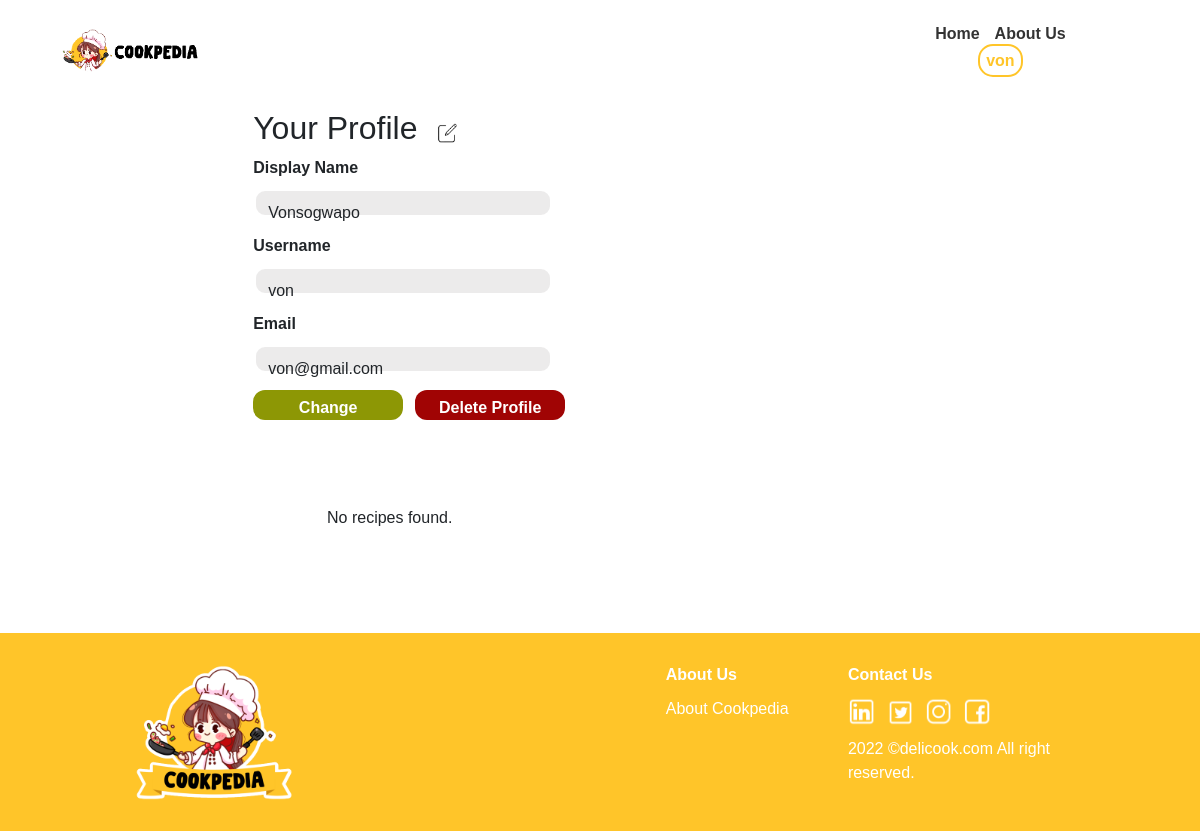
The page /view_profile.php (signed in) on the database its author committed.
### tables this page shows
CREATE TABLE `users` (
  `id` int(11) NOT NULL,
  `username` varchar(255) NOT NULL,
  `password` varchar(255) NOT NULL,
  `is_admin` tinyint(1) DEFAULT 0,
  `created_at` datetime DEFAULT current_timestamp(),
  `email` varchar(255) DEFAULT NULL,
  `display_name` varchar(255) DEFAULT NULL
);

### view_profile.php (the view, shortened to what this page needs)
<!DOCTYPE html>
<html>
<head>
    <link href="https://cdn.jsdelivr.net/npm/bootstrap@5.4.0/dist/css/bootstrap.min.css" rel="stylesheet">
    <link href="style.css" type="text/css" rel="stylesheet">
</head>
<body>
<header>
<div id="header">
        <nav id="hnav">
        <a href="header.php"><img class="imgHeader" src="CookpediaLogo.png" alt="Cookpedia Logo"></a>
                <ul id="h-ul">
                <li><a href="header.php">Home</a></li>
                    <li><a href="--" id="h-about-us">About Us</a></li>
                    <?php if (isset($_SESSION['username'])): ?>
                        <li class="dropdown">
                            <a href="#" class="active" id="usernameDropdown">
                                <?php echo $_SESSION['username']; ?>
                            </a>
                        </li>
                    <?php else: ?>
                        <li><a class="active" href="signup.php" id="h-getStarted">Get Started</a></li>
                    <?php endif; ?>
                </ul>
        </nav>
    </div>
</header>
    <div class="container">
    <div class="row">
        <div class="profile-container">
            <div class="prof-edit-icon">
            <h2>Your Profile</h2>
            <button id="edit-profile-btn" class="btn btn-primary"><img src="edit_icon.png" class="edit_icon"></button>
        </div>
            <?php
            $dbHost = 'localhost';
            $dbUsername = 'root';
            $dbPassword = '';
            $dbName = 'cookpedia_db';
            $conn = mysqli_connect($dbHost, $dbUsername, $dbPassword, $dbName);
            $userId = $_SESSION['user_id'];
            $query = "SELECT * FROM users WHERE id='$userId'";
            $result = mysqli_query($conn, $query);
            if (mysqli_num_rows($result) > 0) {
                $row = mysqli_fetch_assoc($result);
                $displayName = $row['display_name'];
                $username = $row['username'];
                $email = $row['email'];
                echo "<p><strong>Display Name</strong> <br> <span id='display-name'>$displayName<br></span></p>" ;
                echo "<p><strong>Username</strong> <br> <span id='username'>$username</span></p>";
                echo "<p><strong>Email</strong> <br> <span id='email'>$email</span></p>";
                echo '<div id="profile-actions">';
                echo '<button id="change-password-btn" class="btn btn-primary">Change Password</button>';
                ?>
                <form id="delete-profile-form" action="view_profile.php" method="POST">
                <button id="delete-profile-btn" class="btn btn-danger" name="delete_profile">Delete Profile</button>
                </form>
                <?php
                echo '</div>';
            } else {
                echo "<p>No profile found.</p>";
            }
            ?>
        </div>
        <div class="recipe-container">
            <?php
            $dbHost = 'localhost';
            $dbUsername = 'root';
            $dbPassword = '';
            $dbName = 'cookpedia_db';
            $conn = mysqli_connect($dbHost, $dbUsername, $dbPassword, $dbName);
            $query = "SELECT * FROM recipes WHERE username='$username'";
            $result = mysqli_query($conn, $query);
            if (mysqli_num_rows($result) > 0) {
                echo '<div id="recipe-containers">';
                echo '<div class="recipe-actions">';
                echo '<h3>Your Recipes</h3>';
                echo '<a class="new-recipe" href="upload_recipe.php"><button class="new-recipe-btn">+ New Recipe</button></a>';
                echo '</div>';
                echo '<ul>';
                while ($row = mysqli_fetch_assoc($result)) {
                    $recipeId = $row['id'];
                    $recipeName = $row['recipe_name'];
                    $recipeImage = $row['image'];
                    if ($recipeImage) {
                        $recipeImagePath = "" . $recipeImage;
                    } else {
                        $recipeImagePath = "path/to/placeholder/image.png";
                    }
                    echo "<li>";
                    echo "<img src='$recipeImagePath' alt='Recipe Image' class='recipe-image'>";
                    echo "<div class='rec-name'>";
                    echo $recipeName;
                    echo "</div>";
                    echo "<a href='view_recipe.php?id=$recipeId' ><button class='view-btn'>View Recipe</button></a>";
                    echo "</li>";
                }
                    echo '</ul>';
                echo '</div>';
            } else {
                echo "<p>No recipes found.</p>";
            }
            ?>
        </div>
    </div>
</div>
<footer class="footer">
    <div id="f-footer">
        <img class="mainLogo" src="CookpediaMainLogo.png"/>
        <div id="f-content">
            <div id="f-content-2">
                <div id="f-aboutus">
                        <p id="f-about">About Us</p>
                    <ul id="f-aboutCookpedia">
                        <li><a href="--" id="f-cookpedia">About Cookpedia</a></li>
                    </ul>
                </div>
                <div id="f-info">
                        <p id="f-contact">Contact Us</p>
                    <div class="logo">
                        <a href="--"><img class="f-linkedIn" src="LinkedInLogo.png"></a>
                        <a href="--"><img class="f-twitter" src="TwitterLogo.png"></a>
                        <a href="--"><img class="f-ig" src="IgLogo.png"></a>
                        <a href="--"><img class="f-fb" src="FbLogo.png"></a>
                    </div>
                        <p id="f-text">2022 ©delicook.com All right <br>reserved.</p>
                </div>
            </div>
        </div>
    </div>
</footer>
</body>
</html>

### view_profile.php (style rules this page uses)
img.edit_icon { max-width: 20px; max-height: 20px; }

### rows shown on the page
users: display_name "Vonsogwapo", username "von", email "von@gmail.com"

### other values the page prints
$_SESSION['username'] "von"
